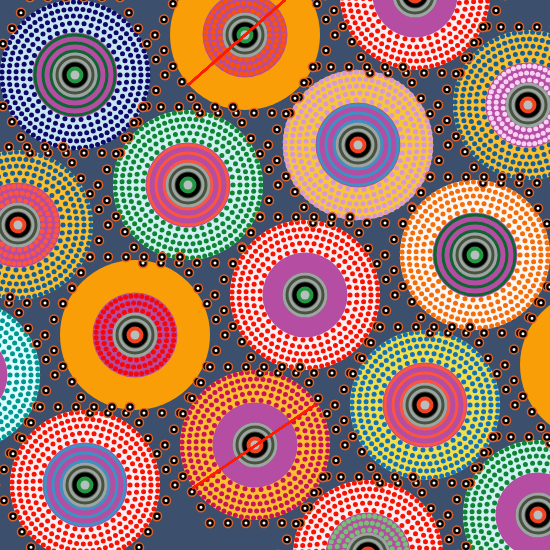
Frame 1 (no input)
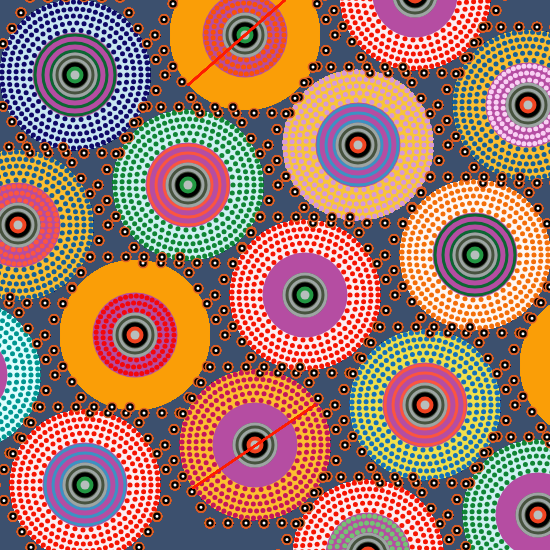
Frame 60 (no input)
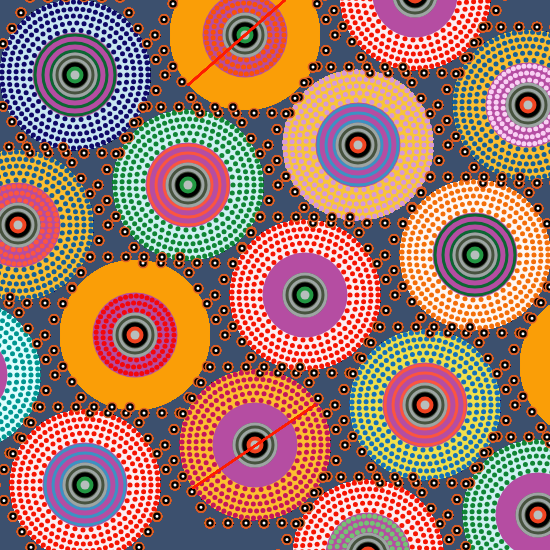
Frame 120 (the mouse pressed at the canvas centre since frame 60)

The p5.js sketch that drew these frames (run headless with seeded random() and noise() and a simulated clock; from frame 60 on, the mouse is pressed at the canvas centre):

// p5.js sketch
// ── sketch.js
//**iteration idea**
//continue finish drawing the artwork: chain of small circles (make it better), the zip-lines
//streamline codes
//randomness(could be totally random or choose from a list): color, shape, position?

function setup() {
  createCanvas(550, 550);
  noCursor();
  background(60, 80, 110);

  //position of each big circle
  positions = [
    //redius: 75, space-between_horizontal: 20, space-between_vertical: 0
    { xPos: 75, yPos: 75 }, { xPos: 245, yPos: 35 }, { xPos: 415, yPos: -5 },
    { xPos: 18, yPos: 225 }, { xPos: 188, yPos: 185 }, { xPos: 358, yPos: 145 }, { xPos: 528, yPos: 105 },
    { xPos: -35, yPos: 375 }, { xPos: 135, yPos: 335 }, { xPos: 305, yPos: 295 }, { xPos: 475, yPos: 255 },
    { xPos: 85, yPos: 485 }, { xPos: 255, yPos: 445 }, { xPos: 425, yPos: 405 }, { xPos: 595, yPos: 365 },
    { xPos: 368, yPos: 555 }, { xPos: 538, yPos: 515 }
  ];

  //Background colors inside each big circle
  CirBgColor = [
    { Out: color(200, 230, 241) }, { Out: color(250, 158, 7) }, { Out: color(252, 238, 242) },
    { Out: color(252, 191, 49) }, { Out: color(207, 241, 242) }, { Out: color(248, 197, 56) }, { Out: color(252, 191, 49) },
    { Out: color(221, 254, 254) }, { Out: color(250, 158, 7) }, { Out: color(252, 238, 242) }, { Out: color(254, 247, 243) },
    { Out: color(252, 238, 242) }, { Out: color(252, 191, 49) }, { Out: color(241, 224, 76) }, { Out: color(250, 158, 7) },
    { Out: color(252, 238, 242) }, { Out: color(207, 241, 242) }
  ]

  //Shape colors inside each big circle
  ShapeColor = [
    //line #1
    { Out: color(15, 8, 104), Mid: color(12, 102, 50) }, { Out: color(227, 13, 2), Mid: color(249, 81, 8) },
    { Out: color(245, 20, 2) },
    //line #2
    { Out: color(21, 95, 151), Mid: color(251, 85, 63) }, { Out: color(15, 133, 52), Mid: color(251, 85, 63) },
    { Out: color(213, 153, 217), Mid: color(60, 146, 195) }, { Out: color(21, 95, 151), Mid: color(249, 209, 244) },
    //line #3
    { Out: color(0, 150, 145) }, { Out: color(227, 13, 2), Mid: color(243, 7, 11) },
    { Out: color(245, 20, 2), Mid: color(251, 85, 63) }, { Out: color(243, 110, 9), Mid: color(12, 102, 50) },
    //line #4
    { Out: color(245, 20, 2), Mid: color(60, 146, 195) }, { Out: color(196, 21, 90) },
    { Out: color(20, 112, 185), Mid: color(251, 85, 63) }, { Out: color(227, 13, 2) },
    //line #5
    { Out: color(245, 20, 2), Mid: color(117, 194, 116) }, { Out: color(15, 133, 52) }
  ]


}

function draw() {
  //draw big circles
  drawCircle();
  drawDotOut();
  drawDotMid();
  drawRingMid();
  drawInnerCir();
  drawHexagons();
  //drawArc();

}

//draw big circles
function drawCircle() {
  for (let i = 0; i < positions.length; i++) {
    fill(CirBgColor[i].Out);
    noStroke();
    ellipse(positions[i].xPos, positions[i].yPos, 150, 150);
    fill(181, 77, 162);
    ellipse(positions[i].xPos, positions[i].yPos, 85, 85);
    fill(71, 83, 63);
    ellipse(positions[i].xPos, positions[i].yPos, 45, 45);
    fill(0);
    ellipse(positions[i].xPos, positions[i].yPos, 25, 25);
    if (i === 0 || i ===1 || i === 4 || i === 9 || i === 10 || i === 11) {
      fill(34, 151, 66);
      ellipse(positions[i].xPos, positions[i].yPos, 17, 17);
    }
    else {
      fill(240, 67, 32);
      ellipse(positions[i].xPos, positions[i].yPos, 17, 17);
    }
    fill(183, 190, 189);
    ellipse(positions[i].xPos, positions[i].yPos, 9, 9);
  }
}

//draw lines at outer circle of the big circle
function drawLineOut() {

}

//draw dots (outer circle) inside of the big circle
function drawDotOut() {
  for (let i = 0; i < positions.length; i++) {
    if (i !== 1 && i !== 8 && i !== 14) {
      let numCircles = 5;
      for (let j = 0; j < numCircles; j++) {
        let numDot = (j + 3.5) * 10;
        let DotRadius = 5;
        angleMode(DEGREES);
        let angle = 360 / numDot;
        for (let k = 0; k < numDot; k++) {
          let x = positions[i].xPos + cos(angle * k) * (j * 7 + 45);
          let y = positions[i].yPos + sin(angle * k) * (j * 7 + 45);
          fill(ShapeColor[i].Out);
          ellipse(x, y, DotRadius, DotRadius);
        }
      }
    }
  }
}

//draw dots (mid circle) inside of the big circle
function drawDotMid() {
  for (let i = 0; i < positions.length; i++) {
    if (i === 1 || i === 3 || i === 6 || i === 8 || i === 15) {
      let numCircles = 3;
      for (let j = 0; j < numCircles; j++) {
        let numDot = (j + 2.5) * 10;
        let DotRadius = 5;
        angleMode(DEGREES);
        let angle = 360 / numDot;
        for (let k = 0; k < numDot; k++) {
          let x = positions[i].xPos + cos(angle * k) * (j * 7 + 25);
          let y = positions[i].yPos + sin(angle * k) * (j * 7 + 25);
          fill(ShapeColor[i].Mid);
          ellipse(x, y, DotRadius, DotRadius);
        }
      }
    }
  }
}

//draw rings at mid circle of the big circle
function drawRingMid() {
  for (let i = 0; i < positions.length; i++) {
    if (i === 0 || i === 4 || i === 5 || i === 10 || i === 11 || i === 13) {
      for (let j = 0; j < 3; j++) {
        let radius = (j + 3) * 8;
        noFill();
        stroke(ShapeColor[i].Mid);
        strokeWeight(3); // Set the stroke weight to make the outer circle thicker
        ellipse(positions[i].xPos, positions[i].yPos, radius * 2, radius * 2);
        noStroke(); // Reset the stroke settings to their default values
      }
    }
  }
}

//draw lines at mid circle of the big cirlce

//draw rings at inner circle of the big circle
function drawInnerCir() {
  for (let i = 0; i < positions.length; i++) {
    for (let j = 0; j < 2; j++) {
      let radius = (j + 2.5) * 6;
      noFill();
      stroke(157, 165, 163);
      strokeWeight(3); // Set the stroke weight to make the outer circle thicker
      ellipse(positions[i].xPos, positions[i].yPos, radius * 2, radius * 2);
      noStroke(); // Reset the stroke settings to their default values
    }

  }
}

//draw chain of small circles
function drawHexagons() {
  for (let i = 0; i < positions.length; i++) {
    let hexagonRadius = 90;
    let hexagonX = positions[i].xPos;
    let hexagonY = positions[i].yPos;
    
    for (let j = 0; j < 6; j++) {
      let angle = 360 / 6 * j;
      let x = hexagonX + hexagonRadius * cos(angle);
      let y = hexagonY + hexagonRadius * sin(angle);
      fill(0);
      stroke(221, 97, 40);
      strokeWeight(1.5);
      ellipse(x, y, 9, 9);

      //draw a white inner circle inside the small circle
      fill(255);
      stroke(0);
      ellipse(x, y, 4.5, 4.5);

    }
    
    for (let j = 0; j < 6; j++) {
      let angle1 = 360 / 6 * j;
      let angle2 = 360 / 6 * ((j + 1) % 6); // Next vertex
      for (let k = 0; k < 5; k++) {
        let fraction = k / 5;
        let x = lerp(hexagonX + hexagonRadius * cos(angle1), hexagonX + hexagonRadius * cos(angle2), fraction);
        let y = lerp(hexagonY + hexagonRadius * sin(angle1), hexagonY + hexagonRadius * sin(angle2), fraction);
        fill(0);
        stroke(221, 97, 40);
        strokeWeight(1.5);
        ellipse(x, y, 9, 9);

        ////draw a white inner circle inside the small circle
        fill(255);
        stroke(0);
        ellipse(x, y, 4.5, 4.5);

      }
    }

    //draw the first straight line
    stroke(255, 28, 0);
    strokeWeight(2);
    line(188, 85, 285, 0)

    //draw the second straight line
    stroke(255, 28, 0);
    strokeWeight(2);
    line(193, 488, 315, 405)

   //function drawArc(){
   // let centerX = width / 2;
   // let centerY = height / 2;
   // let radius = 300;
   // let startAngle = 0;  // Starting angle
    //let stopAngle = PI / 2;  // Ending angle (1/4 of a full circle)
  

    // Draw a 1/4 circle segment
   // stroke(249, 0, 86);
    //arc(centerX, centerY, radius * 2, radius * 2, startAngle, stopAngle);

   //}
  
  }
}
